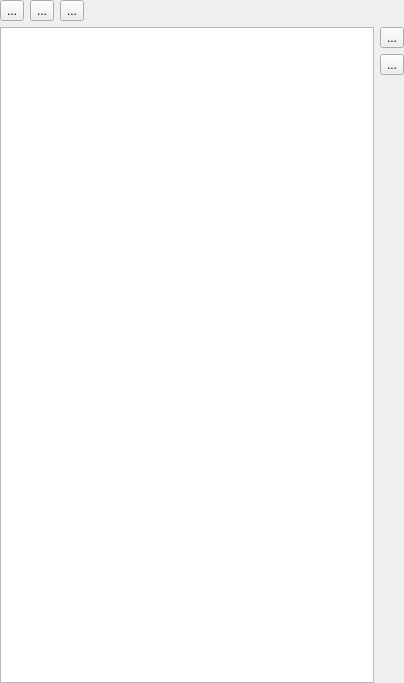
<?xml version="1.0" encoding="UTF-8"?>
<ui version="4.0">
 <class>Selections</class>
 <widget class="QWidget" name="Selections">
  <property name="geometry">
   <rect>
    <x>0</x>
    <y>0</y>
    <width>404</width>
    <height>683</height>
   </rect>
  </property>
  <property name="windowTitle">
   <string>Form</string>
  </property>
  <layout class="QGridLayout" name="gridLayout">
   <property name="leftMargin">
    <number>0</number>
   </property>
   <property name="topMargin">
    <number>0</number>
   </property>
   <property name="rightMargin">
    <number>0</number>
   </property>
   <property name="bottomMargin">
    <number>0</number>
   </property>
   <item row="0" column="0">
    <layout class="QVBoxLayout" name="verticalLayout_2">
     <item>
      <layout class="QHBoxLayout" name="horizontalLayout">
       <item>
        <widget class="QToolButton" name="tbCreate">
         <property name="minimumSize">
          <size>
           <width>0</width>
           <height>0</height>
          </size>
         </property>
         <property name="toolTip">
          <string>Create from current selection</string>
         </property>
         <property name="statusTip">
          <string>Create from current selection</string>
         </property>
         <property name="whatsThis">
          <string>Create from current selection</string>
         </property>
         <property name="text">
          <string>...</string>
         </property>
         <property name="icon">
          <iconset resource="../../open_iA/core/open_iA.qrc">
           <normaloff>:/images/add_sel.png</normaloff>:/images/add_sel.png</iconset>
         </property>
         <property name="iconSize">
          <size>
           <width>32</width>
           <height>32</height>
          </size>
         </property>
        </widget>
       </item>
       <item>
        <widget class="QToolButton" name="tbDelete">
         <property name="minimumSize">
          <size>
           <width>0</width>
           <height>0</height>
          </size>
         </property>
         <property name="toolTip">
          <string>Delete selection</string>
         </property>
         <property name="statusTip">
          <string>Delete selection</string>
         </property>
         <property name="whatsThis">
          <string>Delete selection</string>
         </property>
         <property name="text">
          <string>...</string>
         </property>
         <property name="icon">
          <iconset resource="../../open_iA/core/open_iA.qrc">
           <normaloff>:/images/rem_sel.png</normaloff>:/images/rem_sel.png</iconset>
         </property>
         <property name="iconSize">
          <size>
           <width>32</width>
           <height>32</height>
          </size>
         </property>
        </widget>
       </item>
       <item>
        <widget class="QToolButton" name="tbSwitch">
         <property name="minimumSize">
          <size>
           <width>0</width>
           <height>0</height>
          </size>
         </property>
         <property name="toolTip">
          <string>Switch to selection</string>
         </property>
         <property name="statusTip">
          <string>Switch to selection</string>
         </property>
         <property name="whatsThis">
          <string>Switch to selection</string>
         </property>
         <property name="text">
          <string>...</string>
         </property>
         <property name="icon">
          <iconset resource="../../open_iA/core/open_iA.qrc">
           <normaloff>:/images/switch_sel.png</normaloff>:/images/switch_sel.png</iconset>
         </property>
         <property name="iconSize">
          <size>
           <width>32</width>
           <height>32</height>
          </size>
         </property>
        </widget>
       </item>
       <item>
        <spacer name="horizontalSpacer">
         <property name="orientation">
          <enum>Qt::Horizontal</enum>
         </property>
         <property name="sizeHint" stdset="0">
          <size>
           <width>40</width>
           <height>20</height>
          </size>
         </property>
        </spacer>
       </item>
      </layout>
     </item>
     <item>
      <layout class="QHBoxLayout" name="horizontalLayout_2">
       <item>
        <widget class="QListWidget" name="listWidget">
         <property name="selectionMode">
          <enum>QAbstractItemView::ExtendedSelection</enum>
         </property>
        </widget>
       </item>
       <item>
        <layout class="QVBoxLayout" name="verticalLayout">
         <item>
          <widget class="QToolButton" name="tbAddVis">
           <property name="minimumSize">
            <size>
             <width>0</width>
             <height>0</height>
            </size>
           </property>
           <property name="toolTip">
            <string>Add to Visualization</string>
           </property>
           <property name="statusTip">
            <string>Add to Visualization</string>
           </property>
           <property name="whatsThis">
            <string>Add to Visualization</string>
           </property>
           <property name="text">
            <string>...</string>
           </property>
           <property name="icon">
            <iconset resource="../../open_iA/core/open_iA.qrc">
             <normaloff>:/images/vis_sel.png</normaloff>:/images/vis_sel.png</iconset>
           </property>
           <property name="iconSize">
            <size>
             <width>60</width>
             <height>32</height>
            </size>
           </property>
          </widget>
         </item>
         <item>
          <widget class="QToolButton" name="tbCompare">
           <property name="minimumSize">
            <size>
             <width>0</width>
             <height>0</height>
            </size>
           </property>
           <property name="toolTip">
            <string>Compare two selections</string>
           </property>
           <property name="statusTip">
            <string>Compare two selections</string>
           </property>
           <property name="whatsThis">
            <string>Compare two selections</string>
           </property>
           <property name="text">
            <string>...</string>
           </property>
           <property name="icon">
            <iconset resource="../../open_iA/core/open_iA.qrc">
             <normaloff>:/images/compare_sel.png</normaloff>:/images/compare_sel.png</iconset>
           </property>
           <property name="iconSize">
            <size>
             <width>60</width>
             <height>32</height>
            </size>
           </property>
          </widget>
         </item>
         <item>
          <spacer name="verticalSpacer">
           <property name="orientation">
            <enum>Qt::Vertical</enum>
           </property>
           <property name="sizeHint" stdset="0">
            <size>
             <width>20</width>
             <height>40</height>
            </size>
           </property>
          </spacer>
         </item>
        </layout>
       </item>
      </layout>
     </item>
    </layout>
   </item>
  </layout>
 </widget>
 <resources>
  <include location="../../open_iA/core/open_iA.qrc"/>
 </resources>
 <connections/>
</ui>
